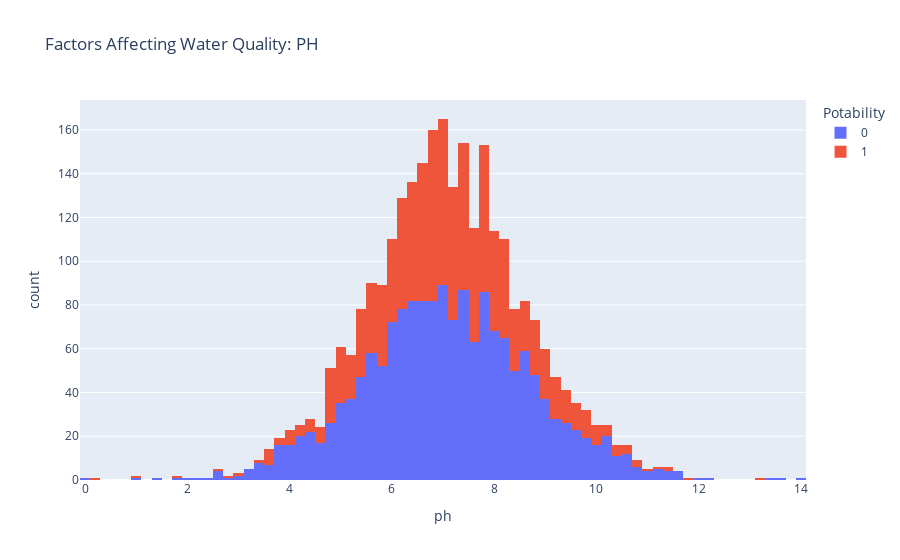

The notebook cell this image was saved under:
### Code cell
import plotly.express as px
data = data
figure = px.histogram(data, x = "ph", 
                      color = "Potability", 
                      title= "Factors Affecting Water Quality: PH")
figure.show()

### Figure 1 — Plotly figure (JSON) as saved in the notebook; plotly's stock layout.template omitted (floating-point values rounded to 4 significant figures; data arrays with more than 128 entries replaced by an {"elided": "..."} marker saying what was removed)
{"data": [{"alignmentgroup": "True", "bingroup": "x", "hovertemplate": "Potability=0<br>ph=%{x}<br>count=%{y}<extra></extra>", "legendgroup": "0", "marker": {"color": "#636efa", "pattern": {"shape": ""}}, "name": "0", "offsetgroup": "0", "orientation": "v", "showlegend": true, "type": "histogram", "x": {"elided": "1998 float values"}, "xaxis": "x", "yaxis": "y"}, {"alignmentgroup": "True", "bingroup": "x", "hovertemplate": "Potability=1<br>ph=%{x}<br>count=%{y}<extra></extra>", "legendgroup": "1", "marker": {"color": "#EF553B", "pattern": {"shape": ""}}, "name": "1", "offsetgroup": "1", "orientation": "v", "showlegend": true, "type": "histogram", "x": {"elided": "1278 float values"}, "xaxis": "x", "yaxis": "y"}], "layout": {"autosize": true, "barmode": "relative", "legend": {"title": {"text": "Potability"}, "tracegroupgap": 0}, "title": {"text": "Factors Affecting Water Quality: PH"}, "xaxis": {"anchor": "y", "autorange": true, "domain": [0, 1], "range": [-0.1, 14.1], "title": {"text": "ph"}, "type": "linear"}, "yaxis": {"anchor": "x", "autorange": true, "domain": [0, 1], "range": [0, 173.7], "title": {"text": "count"}}}}
